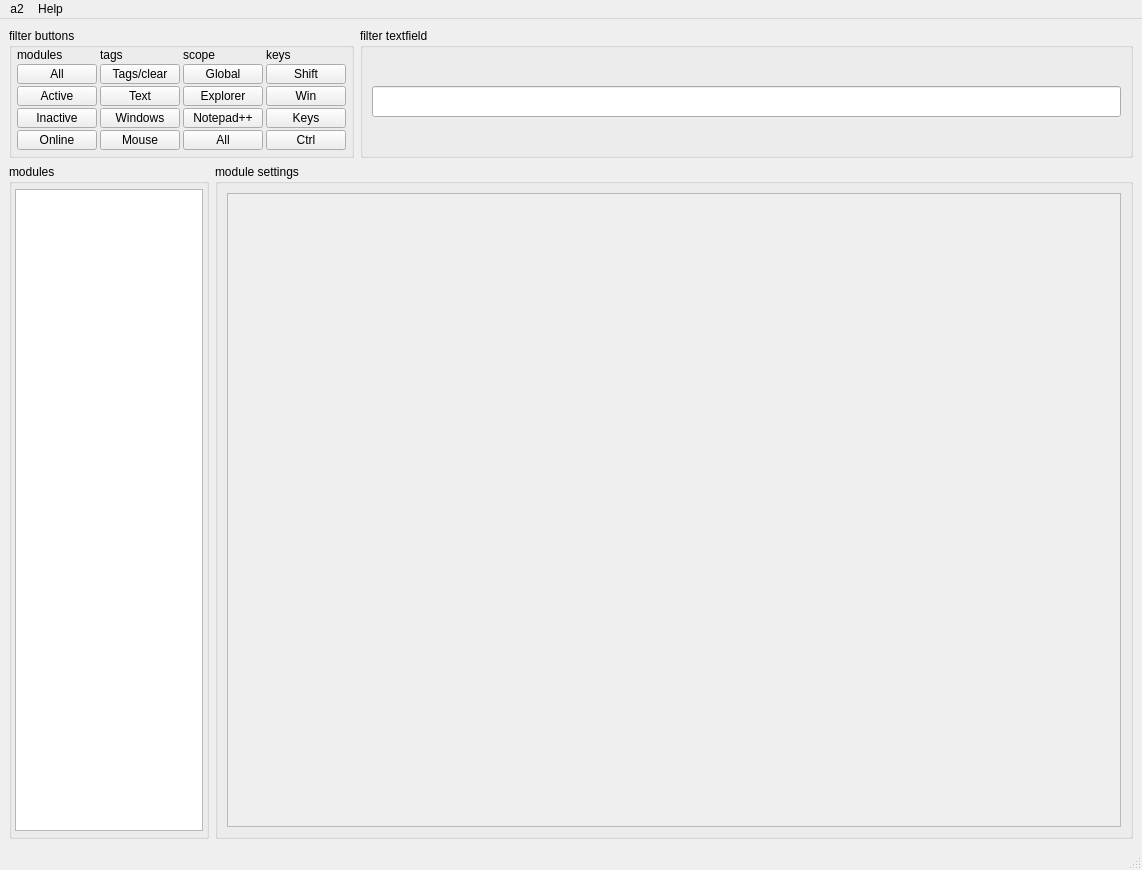
<?xml version="1.0" encoding="UTF-8"?>
<ui version="4.0">
 <class>a2</class>
 <widget class="QMainWindow" name="a2">
  <property name="geometry">
   <rect>
    <x>0</x>
    <y>0</y>
    <width>1142</width>
    <height>870</height>
   </rect>
  </property>
  <property name="windowTitle">
   <string notr="true">a2ui</string>
  </property>
  <property name="windowIcon">
   <iconset>
    <normaloff>a2logo 16.png</normaloff>a2logo 16.png</iconset>
  </property>
  <property name="accessibleName">
   <string notr="true"/>
  </property>
  <widget class="QWidget" name="centralwidget">
   <layout class="QGridLayout" name="gridLayout">
    <item row="0" column="0" colspan="2">
     <widget class="QGroupBox" name="groupBox">
      <property name="sizePolicy">
       <sizepolicy hsizetype="Fixed" vsizetype="Fixed">
        <horstretch>0</horstretch>
        <verstretch>0</verstretch>
       </sizepolicy>
      </property>
      <property name="minimumSize">
       <size>
        <width>320</width>
        <height>130</height>
       </size>
      </property>
      <property name="maximumSize">
       <size>
        <width>16777215</width>
        <height>130</height>
       </size>
      </property>
      <property name="baseSize">
       <size>
        <width>0</width>
        <height>130</height>
       </size>
      </property>
      <property name="font">
       <font>
        <weight>50</weight>
        <bold>false</bold>
        <kerning>true</kerning>
       </font>
      </property>
      <property name="title">
       <string>filter buttons</string>
      </property>
      <layout class="QGridLayout" name="gridLayout_2">
       <property name="leftMargin">
        <number>5</number>
       </property>
       <property name="topMargin">
        <number>0</number>
       </property>
       <property name="rightMargin">
        <number>5</number>
       </property>
       <property name="bottomMargin">
        <number>5</number>
       </property>
       <property name="horizontalSpacing">
        <number>3</number>
       </property>
       <property name="verticalSpacing">
        <number>0</number>
       </property>
       <item row="0" column="0">
        <layout class="QVBoxLayout" name="vLay1_mods_2">
         <property name="spacing">
          <number>2</number>
         </property>
         <item>
          <widget class="QLabel" name="label_3">
           <property name="sizePolicy">
            <sizepolicy hsizetype="Preferred" vsizetype="Minimum">
             <horstretch>0</horstretch>
             <verstretch>0</verstretch>
            </sizepolicy>
           </property>
           <property name="text">
            <string>modules</string>
           </property>
          </widget>
         </item>
         <item>
          <widget class="QPushButton" name="pushButton_4">
           <property name="text">
            <string>All</string>
           </property>
          </widget>
         </item>
         <item>
          <widget class="QPushButton" name="pushButton_5">
           <property name="text">
            <string>Active</string>
           </property>
          </widget>
         </item>
         <item>
          <widget class="QPushButton" name="pushButton_7">
           <property name="text">
            <string>Inactive</string>
           </property>
          </widget>
         </item>
         <item>
          <widget class="QPushButton" name="pushButton_8">
           <property name="text">
            <string>Online</string>
           </property>
          </widget>
         </item>
        </layout>
       </item>
       <item row="0" column="1">
        <layout class="QVBoxLayout" name="verticalLayout">
         <property name="spacing">
          <number>2</number>
         </property>
         <item>
          <widget class="QLabel" name="label">
           <property name="text">
            <string>tags</string>
           </property>
          </widget>
         </item>
         <item>
          <widget class="QPushButton" name="pushButton_13">
           <property name="text">
            <string>Tags/clear</string>
           </property>
          </widget>
         </item>
         <item>
          <widget class="QPushButton" name="pushButton_14">
           <property name="text">
            <string>Text</string>
           </property>
          </widget>
         </item>
         <item>
          <widget class="QPushButton" name="pushButton_15">
           <property name="text">
            <string>Windows</string>
           </property>
          </widget>
         </item>
         <item>
          <widget class="QPushButton" name="pushButton_16">
           <property name="text">
            <string>Mouse</string>
           </property>
          </widget>
         </item>
        </layout>
       </item>
       <item row="0" column="2">
        <layout class="QVBoxLayout" name="vLay3_scope">
         <property name="spacing">
          <number>2</number>
         </property>
         <item>
          <widget class="QLabel" name="label_5">
           <property name="text">
            <string>scope</string>
           </property>
          </widget>
         </item>
         <item>
          <widget class="QPushButton" name="pushButton_17">
           <property name="text">
            <string>Global</string>
           </property>
          </widget>
         </item>
         <item>
          <widget class="QPushButton" name="pushButton_18">
           <property name="text">
            <string>Explorer</string>
           </property>
          </widget>
         </item>
         <item>
          <widget class="QPushButton" name="pushButton_19">
           <property name="text">
            <string>Notepad++</string>
           </property>
          </widget>
         </item>
         <item>
          <widget class="QPushButton" name="pushButton_20">
           <property name="text">
            <string>All</string>
           </property>
          </widget>
         </item>
        </layout>
       </item>
       <item row="0" column="3">
        <layout class="QVBoxLayout" name="vLay4_keys">
         <property name="spacing">
          <number>2</number>
         </property>
         <item>
          <widget class="QLabel" name="label_4">
           <property name="text">
            <string>keys</string>
           </property>
          </widget>
         </item>
         <item>
          <widget class="QPushButton" name="pushButton_11">
           <property name="text">
            <string>Shift</string>
           </property>
          </widget>
         </item>
         <item>
          <widget class="QPushButton" name="pushButton_10">
           <property name="text">
            <string>Win</string>
           </property>
          </widget>
         </item>
         <item>
          <widget class="QPushButton" name="pushButton_9">
           <property name="text">
            <string>Keys</string>
           </property>
          </widget>
         </item>
         <item>
          <widget class="QPushButton" name="pushButton_12">
           <property name="text">
            <string>Ctrl</string>
           </property>
          </widget>
         </item>
        </layout>
       </item>
      </layout>
     </widget>
    </item>
    <item row="0" column="2" colspan="7">
     <widget class="QGroupBox" name="groupBox_2">
      <property name="enabled">
       <bool>true</bool>
      </property>
      <property name="sizePolicy">
       <sizepolicy hsizetype="Preferred" vsizetype="Fixed">
        <horstretch>0</horstretch>
        <verstretch>0</verstretch>
       </sizepolicy>
      </property>
      <property name="minimumSize">
       <size>
        <width>0</width>
        <height>130</height>
       </size>
      </property>
      <property name="maximumSize">
       <size>
        <width>16777215</width>
        <height>130</height>
       </size>
      </property>
      <property name="baseSize">
       <size>
        <width>0</width>
        <height>100</height>
       </size>
      </property>
      <property name="title">
       <string>filter textfield</string>
      </property>
      <layout class="QVBoxLayout" name="verticalLayout_2">
       <item>
        <widget class="QLineEdit" name="lineEdit">
         <property name="sizePolicy">
          <sizepolicy hsizetype="MinimumExpanding" vsizetype="Fixed">
           <horstretch>0</horstretch>
           <verstretch>0</verstretch>
          </sizepolicy>
         </property>
         <property name="font">
          <font>
           <pointsize>14</pointsize>
          </font>
         </property>
        </widget>
       </item>
      </layout>
     </widget>
    </item>
    <item row="1" column="0">
     <widget class="QGroupBox" name="groupBox_3">
      <property name="sizePolicy">
       <sizepolicy hsizetype="Fixed" vsizetype="Expanding">
        <horstretch>0</horstretch>
        <verstretch>0</verstretch>
       </sizepolicy>
      </property>
      <property name="minimumSize">
       <size>
        <width>200</width>
        <height>0</height>
       </size>
      </property>
      <property name="maximumSize">
       <size>
        <width>0</width>
        <height>16777215</height>
       </size>
      </property>
      <property name="baseSize">
       <size>
        <width>250</width>
        <height>0</height>
       </size>
      </property>
      <property name="title">
       <string>modules</string>
      </property>
      <layout class="QHBoxLayout" name="horizontalLayout">
       <property name="leftMargin">
        <number>0</number>
       </property>
       <property name="topMargin">
        <number>5</number>
       </property>
       <property name="rightMargin">
        <number>0</number>
       </property>
       <property name="bottomMargin">
        <number>5</number>
       </property>
       <item>
        <widget class="QListView" name="listView">
         <property name="sizePolicy">
          <sizepolicy hsizetype="Fixed" vsizetype="Expanding">
           <horstretch>0</horstretch>
           <verstretch>0</verstretch>
          </sizepolicy>
         </property>
         <property name="maximumSize">
          <size>
           <width>188</width>
           <height>16777215</height>
          </size>
         </property>
        </widget>
       </item>
      </layout>
     </widget>
    </item>
    <item row="1" column="1" colspan="8">
     <widget class="QGroupBox" name="groupBox_4">
      <property name="sizePolicy">
       <sizepolicy hsizetype="Expanding" vsizetype="Expanding">
        <horstretch>0</horstretch>
        <verstretch>0</verstretch>
       </sizepolicy>
      </property>
      <property name="title">
       <string>module settings</string>
      </property>
      <layout class="QVBoxLayout" name="verticalLayout_3">
       <item>
        <widget class="QScrollArea" name="scrollArea">
         <property name="widgetResizable">
          <bool>true</bool>
         </property>
         <widget class="QWidget" name="scrollAreaWidgetContents">
          <property name="geometry">
           <rect>
            <x>0</x>
            <y>0</y>
            <width>854</width>
            <height>550</height>
           </rect>
          </property>
          <layout class="QVBoxLayout" name="verticalLayout_4">
           <item>
            <spacer name="verticalSpacer">
             <property name="orientation">
              <enum>Qt::Vertical</enum>
             </property>
             <property name="sizeHint" stdset="0">
              <size>
               <width>20</width>
               <height>511</height>
              </size>
             </property>
            </spacer>
           </item>
          </layout>
         </widget>
        </widget>
       </item>
      </layout>
     </widget>
    </item>
   </layout>
  </widget>
  <widget class="QMenuBar" name="menubar">
   <property name="geometry">
    <rect>
     <x>0</x>
     <y>0</y>
     <width>1142</width>
     <height>38</height>
    </rect>
   </property>
   <widget class="QMenu" name="menuA2">
    <property name="title">
     <string>a2</string>
    </property>
    <addaction name="actionExit"/>
   </widget>
   <widget class="QMenu" name="menuHelp">
    <property name="title">
     <string>Help</string>
    </property>
   </widget>
   <addaction name="menuA2"/>
   <addaction name="menuHelp"/>
  </widget>
  <widget class="QStatusBar" name="statusbar"/>
  <action name="actionExit">
   <property name="text">
    <string>Exit</string>
   </property>
  </action>
 </widget>
 <resources/>
 <connections/>
</ui>
